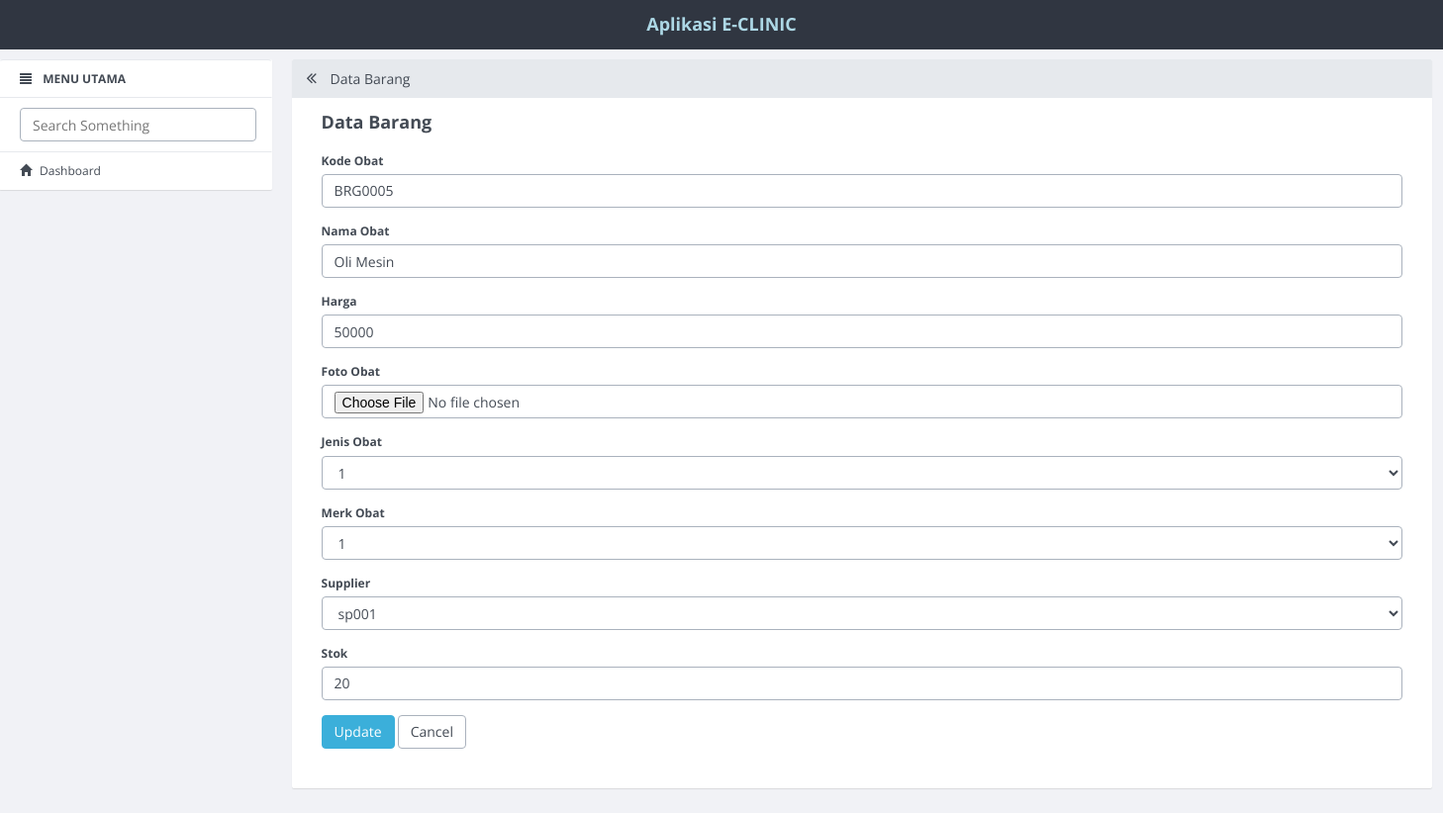
The page /barang/update/5.html on the database its author committed.
### tables this page shows
CREATE TABLE `barang` (
  `id_barang` int(11) NOT NULL AUTO_INCREMENT,
  `kode_barang` varchar(10) DEFAULT NULL,
  `nama_barang` varchar(50) DEFAULT NULL,
  `harga` int(11) DEFAULT NULL,
  `stok` int(5) DEFAULT NULL,
  `foto_barang` varchar(100) DEFAULT NULL,
  `id_jenis` int(11) DEFAULT NULL,
  `id_merk` int(11) DEFAULT NULL,
  `kode_supplier` varchar(10) DEFAULT NULL,
  PRIMARY KEY (`id_barang`)
);

### application/controllers/Barang.php (called while the page is built, shortened)
<?php
class Barang extends CI_Controller
{
    function __construct()
    {
        $this->load->model('Barang_model');
        $this->load->model('No_urut');
        $this->load->library('form_validation');
    }
    public function update($id)
    {
        $row = $this->Barang_model->get_by_id($id);
        if ($row) {
            $data = array(
                'button' => 'Update',
                'action' => site_url('barang/update_action'),
		'id_barang' => set_value('id_barang', $row->id_barang),
		'kode_barang' => set_value('kode_barang', $row->kode_barang),
		'nama_barang' => set_value('nama_barang', $row->nama_barang),
		'harga' => set_value('harga', $row->harga),
        'stok' => set_value('stok', $row->stok),
        'id_jenis' => set_value('id_jenis', $row->id_jenis),
        'id_merk' => set_value('id_merk', $row->id_merk),
		'kode_supplier' => set_value('kode_supplier', $row->kode_supplier),
        'konten' => 'barang/barang_form',
            'judul' => 'Data Barang',
	    );
            $this->load->view('v_index', $data);
        } else {
            $this->session->set_flashdata('message', 'Record Not Found');
            redirect(site_url('barang'));
        }
    }
}

### index.php (called while the page is built, shortened)
<?php
require_once BASEPATH.'core/CodeIgniter.php';

### application/models/Barang_model.php (called while the page is built, shortened)
<?php
class Barang_model extends CI_Model
{
    public $table = 'barang';
    public $id = 'id_barang';
    function get_by_id($id)
    {
        $this->db->where($this->id, $id);
        return $this->db->get($this->table)->row();
    }
}

### application/views/barang/barang_form.php (the view, shortened to what this page needs)
<form action="<?php echo $action; ?>" method="post" enctype="multipart/form-data">
        <div class="form-group">
            <label for="varchar">Kode Obat <?php echo form_error('kode_barang') ?></label>
            <input type="text" class="form-control" name="kode_barang" id="kode_barang" placeholder="Kode Obat" value="<?php echo $kode_barang; ?>" />
        </div>
        <div class="form-group">
            <label for="varchar">Nama Obat <?php echo form_error('nama_barang') ?></label>
            <input type="text" class="form-control" name="nama_barang" id="nama_barang" placeholder="Nama Obat" value="<?php echo $nama_barang; ?>" />
        </div>
        <div class="form-group">
            <label for="int">Harga <?php echo form_error('harga') ?></label>
            <input type="text" class="form-control" name="harga" id="harga" placeholder="Harga" value="<?php echo $harga; ?>" />
        </div>
        <div class="form-group">
            <label for="int">Foto Obat </label>
            <input type="file" class="form-control" name="foto_barang" />
        </div>
        <div class="form-group">
            <label for="int">Jenis Obat </label>
            <select name="id_jenis" class="form-control">
                <option value="<?php echo $id_jenis ?>"><?php echo $id_jenis ?></option>
            </select>
        </div>
        <div class="form-group">
            <label for="int">Merk Obat </label>
            <select name="id_merk" class="form-control">
                <option value="<?php echo $id_merk ?>"><?php echo $id_merk ?></option>
            </select>
        </div>
        <div class="form-group">
            <label for="int">Supplier </label>
            <select name="kode_supplier" class="form-control">
                <option value="<?php echo $kode_supplier ?>"><?php echo $kode_supplier ?></option>
            </select>
        </div>
        <div class="form-group">
            <label for="int">Stok <?php echo form_error('stok') ?></label>
            <input type="text" class="form-control" name="stok" id="stok" placeholder="Stok" value="<?php echo $stok; ?>" />
        </div>
        <button type="submit" class="btn btn-primary"><?php echo $button ?></button>
        <a href="<?php echo site_url('barang') ?>" class="btn btn-default">Cancel</a>
    </form>

### rows shown on the page
barang: kode_barang "BRG0005", nama_barang "Oli Mesin", harga "50000", id_jenis "1", id_merk "1", kode_supplier "sp001", stok "20"

### other values the page prints
$judul "Data Barang"
$button "Update"
